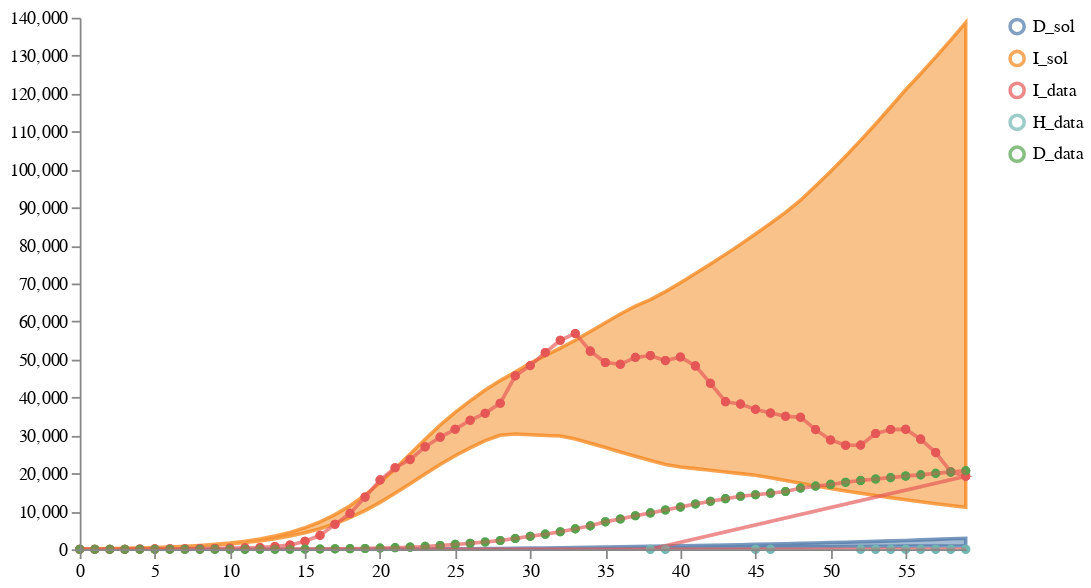

Source (notebook cell):
### Code cell
num_samples = 100
model_paths = [model6_location]
data_path = "../../notebook/ensemble_eval_sa/datasets/NY_data1.csv"
weights = [1]
solution_mappings = [{"I": "infected", "D": "dead"}]

# Run the calibration and sampling
result2 = load_and_calibrate_and_sample_ensemble_model(
    model_paths,
    data_path,
    weights,
    solution_mappings,
    num_samples,
    timepoints,
    verbose=True,
    total_population=19340000,
    num_iterations=100,
    time_unit="days",
    visual_options={"title": "Calibrated Ensemble", "keep":".*_sol"}
)

# # Save results
# result2["data"].to_csv("../../notebook/ensemble_eval_sa/ensemble_results/partI_ensemble_of_one_results.csv", index=False)
# result2["quantiles"].to_csv("../../notebook/ensemble_eval_sa/ensemble_results/partI_ensemble_of_one_quantiles.csv", index=False)

# Plot results
schema = plots.trajectories(pd.DataFrame(result2["data"]), keep=".*_sol",
                            points=test_data.reset_index(drop=True).rename(columns={"I":"I_data", "H":"H_data", "D":"D_data"}),
                           )
schema = plots.pad(schema, 5)
plots.ipy_display(schema)

### Figure 1 — Vega specification as saved in the notebook (floating-point values rounded to 4 significant figures; data arrays with more than 128 entries replaced by an {"elided": "..."} marker saying what was removed)
{"$schema": "https://vega.github.io/schema/vega/v5.json", "axes": [{"name": "x_axis", "orient": "bottom", "scale": "xscale", "zindex": 100}, {"name": "y_axis", "orient": "left", "scale": "yscale", "zindex": 100}], "data": [{"name": "distributions", "values": [{"lower": 8.13e-23, "timepoint": 0, "trajectory": "D_sol", "upper": 1.869e-22}, {"lower": 0.009195, "timepoint": 1, "trajectory": "D_sol", "upper": 0.02121}, {"lower": 0.04068, "timepoint": 2, "trajectory": "D_sol", "upper": 0.0931}, {"lower": 0.1002, "timepoint": 3, "trajectory": "D_sol", "upper": 0.2256}, {"lower": 0.194, "timepoint": 4, "trajectory": "D_sol", "upper": 0.4273}, {"lower": 0.3301, "timepoint": 5, "trajectory": "D_sol", "upper": 0.7077}, {"lower": 0.5184, "timepoint": 6, "trajectory": "D_sol", "upper": 1.078}, {"lower": 0.7717, "timepoint": 7, "trajectory": "D_sol", "upper": 1.554}, {"lower": 1.089, "timepoint": 8, "trajectory": "D_sol", "upper": 2.155}, {"lower": 1.482, "timepoint": 9, "trajectory": "D_sol", "upper": 2.924}, {"lower": 1.977, "timepoint": 10, "trajectory": "D_sol", "upper": 3.904}, {"lower": 2.599, "timepoint": 11, "trajectory": "D_sol", "upper": 5.147}, {"lower": 3.38, "timepoint": 12, "trajectory": "D_sol", "upper": 6.724}, {"lower": 4.361, "timepoint": 13, "trajectory": "D_sol", "upper": 8.657}, {"lower": 5.625, "timepoint": 14, "trajectory": "D_sol", "upper": 11.13}, {"lower": 7.148, "timepoint": 15, "trajectory": "D_sol", "upper": 14.24}, {"lower": 9.185, "timepoint": 16, "trajectory": "D_sol", "upper": 18.24}, {"lower": 11.76, "timepoint": 17, "trajectory": "D_sol", "upper": 23.3}, {"lower": 14.99, "timepoint": 18, "trajectory": "D_sol", "upper": 29.41}, {"lower": 18.91, "timepoint": 19, "trajectory": "D_sol", "upper": 37.12}, {"lower": 23.38, "timepoint": 20, "trajectory": "D_sol", "upper": 46.99}, {"lower": 28.99, "timepoint": 21, "trajectory": "D_sol", "upper": 59.39}, {"lower": 36.15, "timepoint": 22, "trajectory": "D_sol", "upper": 74.69}, {"lower": 44.8, "timepoint": 23, "trajectory": "D_sol", "upper": 93.29}, {"lower": 55.12, "timepoint": 24, "trajectory": "D_sol", "upper": 114.9}, {"lower": 67.23, "timepoint": 25, "trajectory": "D_sol", "upper": 140.1}, {"lower": 81.19, "timepoint": 26, "trajectory": "D_sol", "upper": 169.0}, {"lower": 97.11, "timepoint": 27, "trajectory": "D_sol", "upper": 203.0}, {"lower": 114.9, "timepoint": 28, "trajectory": "D_sol", "upper": 241.3}, {"lower": 134.6, "timepoint": 29, "trajectory": "D_sol", "upper": 280.7}, {"lower": 156.1, "timepoint": 30, "trajectory": "D_sol", "upper": 322.1}, {"lower": 179.2, "timepoint": 31, "trajectory": "D_sol", "upper": 365.8}, {"lower": 201.9, "timepoint": 32, "trajectory": "D_sol", "upper": 414.6}, {"lower": 225.5, "timepoint": 33, "trajectory": "D_sol", "upper": 470.2}, {"lower": 253.8, "timepoint": 34, "trajectory": "D_sol", "upper": 529.1}, {"lower": 281.2, "timepoint": 35, "trajectory": "D_sol", "upper": 591.0}, {"lower": 307.8, "timepoint": 36, "trajectory": "D_sol", "upper": 656.0}, {"lower": 334.8, "timepoint": 37, "trajectory": "D_sol", "upper": 724.6}, {"lower": 362.2, "timepoint": 38, "trajectory": "D_sol", "upper": 796.5}, {"lower": 390.0, "timepoint": 39, "trajectory": "D_sol", "upper": 853.2}, {"lower": 418.0, "timepoint": 40, "trajectory": "D_sol", "upper": 912.2}, {"lower": 446.6, "timepoint": 41, "trajectory": "D_sol", "upper": 987.6}, {"lower": 475.3, "timepoint": 42, "trajectory": "D_sol", "upper": 1065.0}, {"lower": 504.3, "timepoint": 43, "trajectory": "D_sol", "upper": 1146.0}, {"lower": 533.3, "timepoint": 44, "trajectory": "D_sol", "upper": 1228.0}, {"lower": 562.5, "timepoint": 45, "trajectory": "D_sol", "upper": 1314.0}, {"lower": 592.1, "timepoint": 46, "trajectory": "D_sol", "upper": 1390.0}, {"lower": 619.9, "timepoint": 47, "trajectory": "D_sol", "upper": 1490.0}, {"lower": 648.2, "timepoint": 48, "trajectory": "D_sol", "upper": 1586.0}, {"lower": 675.1, "timepoint": 49, "trajectory": "D_sol", "upper": 1683.0}, {"lower": 694.5, "timepoint": 50, "trajectory": "D_sol", "upper": 1782.0}, {"lower": 721.4, "timepoint": 51, "trajectory": "D_sol", "upper": 1884.0}, {"lower": 756.4, "timepoint": 52, "trajectory": "D_sol", "upper": 1989.0}, {"lower": 790.5, "timepoint": 53, "trajectory": "D_sol", "upper": 2097.0}, {"lower": 818.4, "timepoint": 54, "trajectory": "D_sol", "upper": 2220.0}, {"lower": 846.1, "timepoint": 55, "trajectory": "D_sol", "upper": 2349.0}, {"lower": 862.2, "timepoint": 56, "trajectory": "D_sol", "upper": 2482.0}, {"lower": 877.6, "timepoint": 57, "trajectory": "D_sol", "upper": 2620.0}, {"lower": 892.3, "timepoint": 58, "trajectory": "D_sol", "upper": 2762.0}, {"lower": 906.5, "timepoint": 59, "trajectory": "D_sol", "upper": 2909.0}, {"lower": 100, "timepoint": 0, "trajectory": "I_sol", "upper": 100}, {"lower": 158.0, "timepoint": 1, "trajectory": "I_sol", "upper": 160.3}, {"lower": 216.0, "timepoint": 2, "trajectory": "I_sol", "upper": 222.3}, {"lower": 281.2, "timepoint": 3, "trajectory": "I_sol", "upper": 293.6}, {"lower": 358.5, "timepoint": 4, "trajectory": "I_sol", "upper": 380.5}, {"lower": 452.2, "timepoint": 5, "trajectory": "I_sol", "upper": 489.3}, {"lower": 569.1, "timepoint": 6, "trajectory": "I_sol", "upper": 627.2}, {"lower": 715.5, "timepoint": 7, "trajectory": "I_sol", "upper": 802.9}, {"lower": 899.1, "timepoint": 8, "trajectory": "I_sol", "upper": 1027.0}, {"lower": 1128.0, "timepoint": 9, "trajectory": "I_sol", "upper": 1314.0}, {"lower": 1414.0, "timepoint": 10, "trajectory": "I_sol", "upper": 1680.0}, {"lower": 1773.0, "timepoint": 11, "trajectory": "I_sol", "upper": 2148.0}, {"lower": 2222.0, "timepoint": 12, "trajectory": "I_sol", "upper": 2744.0}, {"lower": 2784.0, "timepoint": 13, "trajectory": "I_sol", "upper": 3504.0}, {"lower": 3484.0, "timepoint": 14, "trajectory": "I_sol", "upper": 4469.0}, {"lower": 4353.0, "timepoint": 15, "trajectory": "I_sol", "upper": 5691.0}, {"lower": 5428.0, "timepoint": 16, "trajectory": "I_sol", "upper": 7228.0}, {"lower": 6742.0, "timepoint": 17, "trajectory": "I_sol", "upper": 9142.0}, {"lower": 8330.0, "timepoint": 18, "trajectory": "I_sol", "upper": 11490.0}, {"lower": 10210.0, "timepoint": 19, "trajectory": "I_sol", "upper": 14300.0}, {"lower": 12360.0, "timepoint": 20, "trajectory": "I_sol", "upper": 17570.0}, {"lower": 14750.0, "timepoint": 21, "trajectory": "I_sol", "upper": 21220.0}, {"lower": 17280.0, "timepoint": 22, "trajectory": "I_sol", "upper": 25090.0}, {"lower": 19840.0, "timepoint": 23, "trajectory": "I_sol", "upper": 28990.0}, {"lower": 22320.0, "timepoint": 24, "trajectory": "I_sol", "upper": 32700.0}, {"lower": 24630.0, "timepoint": 25, "trajectory": "I_sol", "upper": 36070.0}, {"lower": 26730.0, "timepoint": 26, "trajectory": "I_sol", "upper": 39110.0}, {"lower": 28610.0, "timepoint": 27, "trajectory": "I_sol", "upper": 41950.0}, {"lower": 30040.0, "timepoint": 28, "trajectory": "I_sol", "upper": 44430.0}, {"lower": 30370.0, "timepoint": 29, "trajectory": "I_sol", "upper": 46660.0}, {"lower": 30170.0, "timepoint": 30, "trajectory": "I_sol", "upper": 49040.0}, {"lower": 29980.0, "timepoint": 31, "trajectory": "I_sol", "upper": 51030.0}, {"lower": 29820.0, "timepoint": 32, "trajectory": "I_sol", "upper": 53000.0}, {"lower": 29060.0, "timepoint": 33, "trajectory": "I_sol", "upper": 55070.0}, {"lower": 27950.0, "timepoint": 34, "trajectory": "I_sol", "upper": 57380.0}, {"lower": 26800.0, "timepoint": 35, "trajectory": "I_sol", "upper": 59680.0}, {"lower": 25650.0, "timepoint": 36, "trajectory": "I_sol", "upper": 61960.0}, {"lower": 24500.0, "timepoint": 37, "trajectory": "I_sol", "upper": 64050.0}, {"lower": 23370.0, "timepoint": 38, "trajectory": "I_sol", "upper": 65780.0}, {"lower": 22330.0, "timepoint": 39, "trajectory": "I_sol", "upper": 67870.0}, {"lower": 21700.0, "timepoint": 40, "trajectory": "I_sol", "upper": 70220.0}, {"lower": 21250.0, "timepoint": 41, "trajectory": "I_sol", "upper": 72630.0}, {"lower": 20810.0, "timepoint": 42, "trajectory": "I_sol", "upper": 75120.0}, {"lower": 20370.0, "timepoint": 43, "trajectory": "I_sol", "upper": 77680.0}, {"lower": 19930.0, "timepoint": 44, "trajectory": "I_sol", "upper": 80320.0}, {"lower": 19510.0, "timepoint": 45, "trajectory": "I_sol", "upper": 83040.0}, {"lower": 18860.0, "timepoint": 46, "trajectory": "I_sol", "upper": 85840.0}, {"lower": 18110.0, "timepoint": 47, "trajectory": "I_sol", "upper": 88730.0}, {"lower": 17380.0, "timepoint": 48, "trajectory": "I_sol", "upper": 91940.0}, {"lower": 16680.0, "timepoint": 49, "trajectory": "I_sol", "upper": 95660.0}, {"lower": 16010.0, "timepoint": 50, "trajectory": "I_sol", "upper": 99530.0}, {"lower": 15370.0, "timepoint": 51, "trajectory": "I_sol", "upper": 103500.0}, {"lower": 14750.0, "timepoint": 52, "trajectory": "I_sol", "upper": 107700.0}, {"lower": 14160.0, "timepoint": 53, "trajectory": "I_sol", "upper": 112000.0}, {"lower": 13590.0, "timepoint": 54, "trajectory": "I_sol", "upper": 116500.0}, {"lower": 13040.0, "timepoint": 55, "trajectory": "I_sol", "upper": 121000.0}, {"lower": 12510.0, "timepoint": 56, "trajectory": "I_sol", "upper": 125300.0}, {"lower": 12010.0, "timepoint": 57, "trajectory": "I_sol", "upper": 129600.0}, {"lower": 11520.0, "timepoint": 58, "trajectory": "I_sol", "upper": 134100.0}, {"lower": 11060.0, "timepoint": 59, "trajectory": "I_sol", "upper": 138700.0}]}, {"name": "traces", "transform": [{"expr": "isValid(datum.value)", "type": "filter"}], "values": []}, {"name": "points", "values": {"elided": "132 records"}}, {"name": "markers", "values": []}, {"name": "selected", "on": [{"remove": true, "trigger": "clear"}, {"remove": true, "trigger": "!shift"}, {"insert": "clicked", "trigger": "!shift && clicked"}, {"toggle": "clicked", "trigger": "shift && clicked"}]}], "height": 300, "legends": [{"encode": {"labels": {"interactive": true, "name": "legendLabel", "update": {"opacity": [{"test": "!length(data('selected')) || indata('selected', 'value', datum.value)", "value": 1}, {"value": 0.25}]}}, "symbols": {"interactive": true, "name": "legendSymbol", "update": {"fill": {"value": "transparent"}, "opacity": [{"test": "!length(data('selected')) || indata('selected', 'value', datum.value)", "value": 0.7}, {"value": 0.15}], "size": {"value": 64}, "strokeWidth": {"value": 2}}}}, "name": "color_legend", "stroke": "color"}], "marks": [{"from": {"facet": {"data": "points", "groupby": "trajectory", "name": "points_split"}}, "marks": [{"encode": {"hover": {"fillOpacity": {"value": 0.9}}, "update": {"fill": {"field": "trajectory", "scale": "color"}, "fillOpacity": [{"test": "!length(data('selected')) || indata('selected', 'value', datum.trajectory)", "value": 0.5}, {"value": 0.15}], "size": {"value": 10}, "stroke": {"field": "trajectory", "scale": "color"}, "strokeOpacity": [{"test": "!length(data('selected')) || indata('selected', 'value', datum.trajectory)", "value": 0.75}, {"value": 0.15}], "strokeWidth": {"value": 2}, "tooltip": {"field": "value"}, "x": {"field": "timepoint", "scale": "xscale"}, "y": {"field": "value", "scale": "yscale"}}}, "from": {"data": "points"}, "name": "_points_symbol", "type": "symbol", "zindex": 3}, {"encode": {"hover": {"fillOpacity": {"value": 0.9}}, "update": {"interpolate": {"value": "linear"}, "stroke": {"field": "trajectory", "scale": "color"}, "strokeOpacity": [{"test": "!length(data('selected')) || indata('selected', 'value', datum.trajectory)", "value": 0.3}, {"value": 0.1}], "strokeWidth": {"value": 2}, "x": {"field": "timepoint", "scale": "xscale"}, "y": {"field": "value", "scale": "yscale"}}}, "from": {"data": "points"}, "name": "_points_line", "type": "line", "zindex": 3}], "name": "_points", "type": "group", "zindex": 3}, {"from": {"facet": {"data": "traces", "groupby": "trajectory", "name": "traces_split"}}, "marks": [{"encode": {"hover": {"fillOpacity": {"value": 0.9}}, "update": {"interpolate": {"value": "linear"}, "stroke": {"field": "trajectory", "scale": "color"}, "strokeOpacity": [{"test": "!length(data('selected')) || indata('selected', 'value', datum.trajectory)", "value": 0.75}, {"value": 0.15}], "strokeWidth": {"value": 2}, "x": {"field": "timepoint", "scale": "xscale"}, "y": {"field": "value", "scale": "yscale"}}}, "from": {"data": "traces_split"}, "name": "_traces_lines", "type": "line"}], "name": "_traces", "type": "group", "zindex": 2}, {"from": {"facet": {"data": "distributions", "groupby": "trajectory", "name": "trajectory_split"}}, "marks": [{"encode": {"hover": {"fillOpacity": {"value": 0.9}}, "update": {"fill": {"field": "trajectory", "scale": "color"}, "fillOpacity": [{"test": "!length(data('selected')) || indata('selected', 'value', datum.trajectory)", "value": 0.5}, {"value": 0.15}], "interpolate": {"value": "linear"}, "stroke": {"field": "trajectory", "scale": "color"}, "strokeOpacity": [{"test": "!length(data('selected')) || indata('selected', 'value', datum.trajectory)", "value": 0.75}, {"value": 0.15}], "strokeWidth": {"value": 2}, "x": {"field": "timepoint", "scale": "xscale"}, "y": {"field": "upper", "scale": "yscale"}, "y2": {"field": "lower", "scale": "yscale"}}}, "from": {"data": "trajectory_split"}, "type": "area"}], "name": "_distributions", "type": "group", "zindex": 1}, {"marks": [{"encode": {"enter": {"stroke": {"value": "lightgray"}}, "update": {"opacity": {"value": 1}, "x": {"field": "timepoint", "scale": "xscale"}, "y": {"signal": "height"}, "y2": {"value": 0}}}, "from": {"data": "markers"}, "name": "_marker text", "type": "rule"}, {"encode": {"enter": {"fontSize": {"value": 8}, "text": {"field": "datum.label"}, "y": {"value": 0}}}, "from": {"data": "_marker text"}, "name": "_marker flags", "transform": [{"as": ["x", "_y", "opacity", "align", "baseline"], "lineAnchor": "start", "offset": [1], "size": {"signal": "[width, height]"}, "type": "label"}], "type": "text"}], "name": "_markers", "type": "group"}], "padding": 5, "scales": [{"domain": {"fields": [{"data": "distributions", "field": "timepoint"}, {"data": "traces", "field": "timepoint"}, {"data": "points", "field": "timepoint"}, {"data": "markers", "field": "timepoint"}]}, "name": "xscale", "range": "width", "type": "linear", "zero": false}, {"domain": {"fields": [{"data": "distributions", "field": "lower"}, {"data": "distributions", "field": "upper"}, {"data": "traces", "field": "value"}, {"data": "points", "field": "value"}]}, "name": "yscale", "nice": true, "range": "height", "type": "linear", "zero": true}, {"domain": {"fields": [{"data": "distributions", "field": "trajectory"}, {"data": "traces", "field": "trajectory"}, {"data": "points", "field": "trajectory"}]}, "name": "color", "range": "category", "type": "ordinal"}], "signals": [{"name": "clear", "on": [{"events": "mouseup[!event.item]", "force": true, "update": "true"}], "value": true}, {"name": "shift", "on": [{"events": "@legendSymbol:click, @legendLabel:click", "force": true, "update": "event.shiftKey"}], "value": false}, {"name": "clicked", "on": [{"events": "@legendSymbol:click, @legendLabel:click", "force": true, "update": "{value: datum.value}"}], "value": null}], "width": 500}
